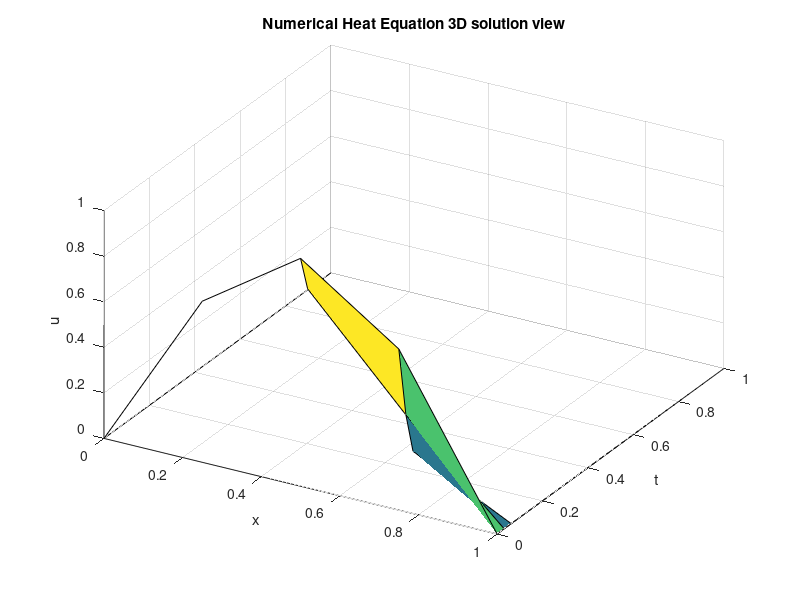
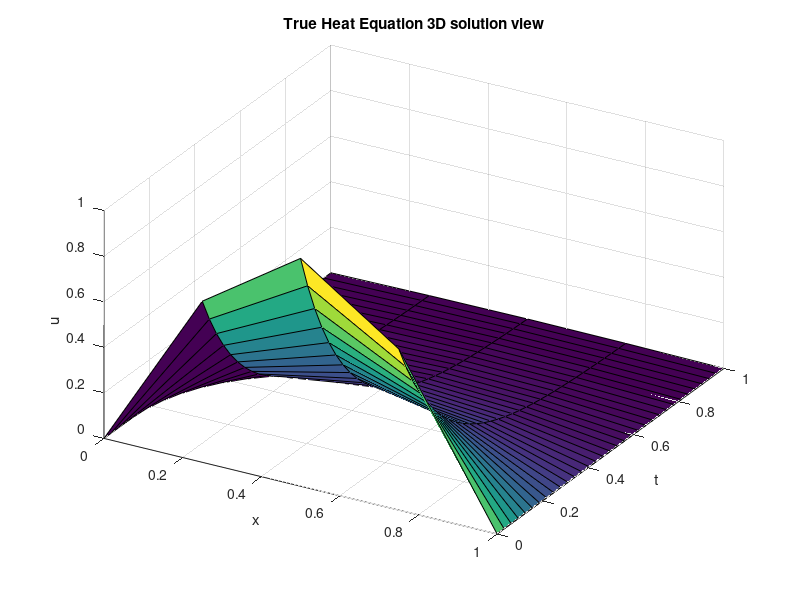

MATLAB code for these plots, in order: (Note: this script raises an error after producing the figures.)
%%%%%%%%%%%%%%%%%%%%%%%%%%%%%%%%%%%%%%%%%%%%%%%%%%%%%%%%%%%%%%%%%%%%
%   NSFD Schemes ID #38 using Forward Difference Method for Heat Equation
%   Explicit Equation:   
%          U(j+1,k) = (1-2R)*U(j,k) + R(U(j,k+1) + U(j,k-1))
%
%   Output: u := numerical approximation of u, the heat equation
%           u_true := the true solution to the heat equation
%
%    (CASE V)
%    ID#38 Unity Approximation:
%          1 = (U(j,i) + U(j,i+1) + U(j,i-1))/(2U(j,i+1)
%
%          U(j+1,k) = ((1-2*R)*U(j,i)*K)/(3U(j,i-1)) + ((1+R)(U(j,i-1)
%          +K))/(3), K = u(j,i+1) + u(j,i)
%%%%%%%%%%%%%%%%%%%%%%%%%%%%%%%%%%%%%%%%%%%%%%%%%%%%%%%%%%%%%%%%%%%%%

%%% Initialize variables and mesh space
clc
clear
format long

L=1;                %x length, could be thought of as rod length
T=1;                %total t, typically 1
D=1/2;              %Diffusivity coefficient in (0,1)

po = 2;             %controls time and space steps
M=2^po;             %various different space step iterations
K=2^(2*po+1);       %this is set up such that K and M meet the CFL conditions for stability

x_0=0;              %initial x and t values
t_0=0;

dx=L/M;             %dx and dt are the evenly-spaced mesh points
dt=T/K;

R=D*dt/dx^2;        %CFL says R<1/2
if R >= 1/2
    disp('R must be less than 1/2. Try lowering value of M')
    return
end



%%%Creating the Mesh

%{
for j=1:K+1
    t(j)=(j-1)*dt;          %There are multiple ways to create the time mesh, this is not the most efficient but is clear in setup
end
%}
t = 0:dt:T;                  %This is the method I use

% Position Mesh Points
%{
for i=1:M+1
    x(i)=(i-1)*dx; %since Matlab begins at 1, x_0 must be i-1
    end
%}
x = 0:dx:L; %for -L to L, change M to 2*M








%%% Numerical Soln Loop


a = @(t) 0;         %2*t;       %boundary condition x=0
b = @(t) 0;           %2*t+L;     %boundary condition x=L
g = @(x) sin(pi.*x);  %x.^2;      %initial condition, t=0


u=zeros(K+1, M+1);

u(:,1)=a(t'); %input BCs
u(:,end)=b(t');
u(1,:)=g(x); %input ICs



% Forward Difference Scheme
for j=1:K
    for i=2:M
        W = u(j,i+1) + u(j,i);
        u(j+1,i) = ((3-6*R)*u(j,i-1)*u(j,i)+R*W^2)/(3*u(j,i-1));
    end
end
  
    

%Computing the Exact Solution, u_true
u_true=zeros(K+1, M+1);

for j=1:K+1
    for i=1:M+1
        u_true(j,i) = sin(pi.*x(i))*exp(-D*pi^2*t(j));   
    end
end

%%% Plots and Graphs

% Figures 1 - 2 are 1-D representations of u. Since these aren't often
% useful, they are commented out.
%{
figure(1)
for j=1:K+1
    plot(x,u_true(j,:),'linewidth',2);
    hold on;
end
title('True Heat Equation 2D views for different times')
xlabel('x')
ylabel('u_truee')

figure(2)
for j=1:K+1
    plot(x,u(j,:),'linewidth',2);
    hold on;
end
title('Numerical Heat Equation 2D views for different times')
xlabel('x')
ylabel('u')
%}

%3-D Representations of u and u_true
figure(3)
X1=kron(ones(K+1,1),x);
T1=kron(ones(1,M+1),t');
surf(X1,T1,u)
view(30,40);
title('Numerical Heat Equation 3D solution view')
xlabel('x')
ylabel('t')
zlabel('u')

figure(4)
X1=kron(ones(K+1,1),x);
T1=kron(ones(1,M+1),t');
surf(X1,T1,u_true)
view(30,40);
title('True Heat Equation 3D solution view')
xlabel('x')
ylabel('t')
zlabel('u')
%{
figure(5)
plot(x,u(K,:),'linewidth',2);
hold on;
plot(x,u_true(K,:),'linewidth',2);
%}

%%% Errors and norms

%We are taking the LAST row of u and u_true to compare them. This will
%capture any truncation errors that have become exacerbated over iterations
    
u1 = u(end-1,:)
u1_true = u_true(end-1,:)


L_inf = max(max(abs(u1-u1_true))); 
L2 = norm(u1-u1_true, 1); 

L1  = norm(u1-u1_true, 2);

L1 = L1';
L2 = L2';
L_inf = L_inf';

x(2) - x(1)
results = table(K, M, L1,L2,L_inf)
